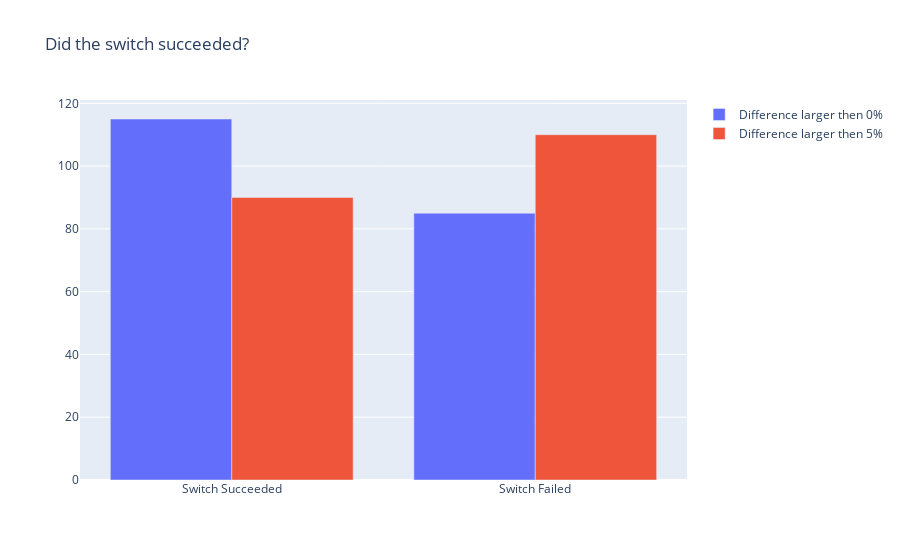

The cell this chart's notebook holds for it:
### Code cell
switch_succsess_0 = follow_df.groupby('0_diff_Test1')['Year'].count()
switch_succsess_5 = follow_df.groupby('5_diff_Test1')['Year'].count()
succ0=[]
succ5=[]
for indx, value in switch_succsess_0.iteritems():
    succ0.append(value)
succ0.reverse()
for indx, value in switch_succsess_5.iteritems():
    succ5.append(value)
succ5.reverse()
fig = go.Figure(data=[
    go.Bar(name='Difference larger then 0%', x=['Switch Succeeded', 'Switch Failed'], y=succ0),
    go.Bar(name='Difference larger then 5%', x=['Switch Succeeded', 'Switch Failed'], y=succ5)
])
fig.update_layout(title='Did the switch succeeded?', barmode='group')
fig.show()

### Figure 1 — Plotly figure (JSON) as saved in the notebook; plotly's stock layout.template omitted (floating-point values rounded to 4 significant figures)
{"data": [{"name": "Difference larger then 0%", "type": "bar", "x": ["Switch Succeeded", "Switch Failed"], "y": [115, 85]}, {"name": "Difference larger then 5%", "type": "bar", "x": ["Switch Succeeded", "Switch Failed"], "y": [90, 110]}], "layout": {"barmode": "group", "title": {"text": "Did the switch succeeded?"}}}
